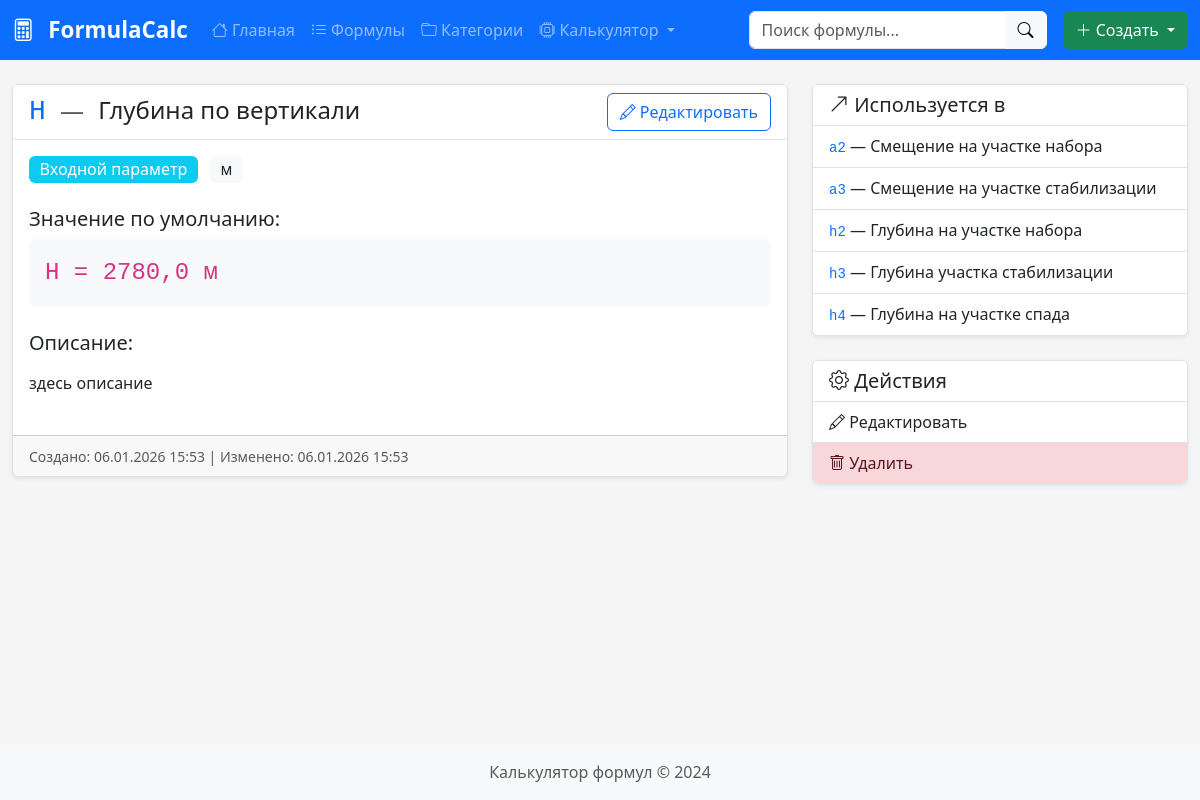
Screenshot of /formulas/1/ with the database file from the repository.
### formulas/models.py (models this page shows, shortened)
class Formula(models.Model):
    symbol = models.CharField(
        'Символ',
        max_length=50,
        unique=True,
        validators=[symbol_validator],
        help_text='Уникальный идентификатор (например: K, Re, alpha1)'
    )
    name = models.CharField(
        'Название',
        max_length=200,
        help_text='Понятное название формулы'
    )
    expression = models.TextField(
        'Выражение',
        blank=True,  # Разрешаем пустое значение
        default='',  # Значение по умолчанию
        help_text='Математическое выражение (например: R1 * (1 - cos(alpha)))'
    )
    unit = models.CharField(
        'Единица измерения',
        max_length=50,
        blank=True,
        help_text='Единица измерения результата (например: м, кг, Вт)'
    )
    description = models.TextField(
        'Описание',
        blank=True,
        help_text='Подробное описание формулы'
    )
    category = models.ForeignKey(
        Category,
        on_delete=models.SET_NULL,
        null=True,
        blank=True,
        related_name='formulas',
        verbose_name='Категория'
    )
    order = models.PositiveIntegerField(
        'Порядок',
        default=0
    )
    is_input = models.BooleanField(
        'Входной параметр',
        default=False,
        help_text='Если отмечено - это входное значение, а не вычисляемая формула'
    )
    default_value = models.FloatField(
        'Значение по умолчанию',
        null=True,
        blank=True
    )
    created_at = models.DateTimeField(auto_now_add=True)
    updated_at = models.DateTimeField(auto_now=True)
    class Meta:
        verbose_name = 'Формула'
        verbose_name_plural = 'Формулы'
        ordering = ['category', 'order', 'symbol']

### formulas/views.py (the view)
# urls.py: path('<int:pk>/', views.FormulaDetailView.as_view(), name='formula_detail'),
class FormulaDetailView(DetailView):
    model = Formula
    template_name = 'formulas/formula_detail.html'
    context_object_name = 'formula'
    def get_context_data(self, **kwargs):
        context = super().get_context_data(**kwargs)
        variables = FormulaParser.extract_variables(self.object.expression)
        context['extracted_variables'] = variables
        context['used_in'] = Formula.objects.filter(
            expression__contains=self.object.symbol
        ).exclude(pk=self.object.pk)
        all_formulas = Formula.objects.all()
        formula_symbols = {f.symbol for f in all_formulas}
        dependencies = [
            var for var in variables
            if var in formula_symbols
        ]
        context['dependencies'] = Formula.objects.filter(symbol__in=dependencies)
        return context

### formulas/services.py (called while the page is built, shortened)
    @classmethod
    def extract_variables(cls, expression: str) -> Set[str]:
        if not expression:
            return set()

### templates/formulas/formula_detail.html (shortened to what this page needs)
{% extends 'base.html' %}
{% block content %}
<div class="row">
    <div class="col-lg-8">
        <div class="card mb-4">
            <div class="card-header d-flex justify-content-between align-items-center">
                <h4 class="mb-0">
                    <code class="fs-3 text-primary">{{ formula.symbol }}</code>
                    <span class="text-muted mx-2">—</span>
                    {{ formula.name }}
                </h4>
                <div class="btn-group">
                    <a href="{% url 'formulas:formula_edit' formula.pk %}" class="btn btn-outline-primary">
                        <i class="bi bi-pencil"></i> Редактировать
                    </a>
                </div>
            </div>
            <div class="card-body">
                <div class="mb-4">
                    {% if formula.is_input %}
                    <span class="badge bg-info fs-6">Входной параметр</span>
                    {% else %}
                    <span class="badge bg-success fs-6">Вычисляемая формула</span>
                    {% endif %}
                    {% if formula.unit %}
                    <span class="badge bg-light text-dark fs-6 ms-2">{{ formula.unit }}</span>
                    {% endif %}
                </div>
                {% if not formula.is_input %}
                <div class="mb-4">
                    <h5>Формула:</h5>
                    <div class="p-4 bg-light rounded">
                        <code class="fs-4">{{ formula.symbol }} = {{ formula.expression }}</code>
                    </div>
                    <div class="mt-2 text-muted">
                        <strong>Красивый вид:</strong><br>
                        <span class="fs-5">{{ formula.symbol }} = {{ formula.get_display_expression }}</span>
                    </div>
                </div>
                {% else %}
                <div class="mb-4">
                    <h5>Значение по умолчанию:</h5>
                    <div class="p-3 bg-light rounded">
                        {% if formula.default_value is not None %}
                        <code class="fs-4">{{ formula.symbol }} = {{ formula.default_value }} {{ formula.unit }}</code>
                        {% else %}
                        <span class="text-muted">Не задано</span>
                        {% endif %}
                    </div>
                </div>
                {% endif %}
                {% if formula.description %}
                <div class="mb-4">
                    <h5>Описание:</h5>
                    <p>{{ formula.description|linebreaks }}</p>
                </div>
                {% endif %}
            </div>
            <div class="card-footer text-muted">
                <small>
                    Создано: {{ formula.created_at|date:"d.m.Y H:i" }} |
                    Изменено: {{ formula.updated_at|date:"d.m.Y H:i" }}
                </small>
            </div>
        </div>
    </div>
    <div class="col-lg-4">
        {% if used_in %}
        <div class="card mb-4">
            <div class="card-header">
                <h5 class="mb-0"><i class="bi bi-arrow-up-right"></i> Используется в</h5>
            </div>
            <ul class="list-group list-group-flush">
                {% for formula in used_in %}
                <li class="list-group-item">
                    <a href="{% url 'formulas:formula_detail' formula.pk %}" class="text-decoration-none">
                        <code>{{ formula.symbol }}</code>
                    </a>
                    — {{ formula.name }}
                </li>
                {% endfor %}
            </ul>
        </div>
        {% endif %}
        <div class="card">
            <div class="card-header">
                <h5 class="mb-0"><i class="bi bi-gear"></i> Действия</h5>
            </div>
            <div class="list-group list-group-flush">
                <a href="{% url 'formulas:formula_edit' formula.pk %}" class="list-group-item list-group-item-action">
                    <i class="bi bi-pencil"></i> Редактировать
                </a>
                <a href="{% url 'formulas:formula_delete' formula.pk %}" class="list-group-item list-group-item-action list-group-item-danger">
                    <i class="bi bi-trash"></i> Удалить
                </a>
            </div>
        </div>
    </div>
</div>
{% endblock %}

### static/css/style.css (style rules this page uses)
:root { --primary-color: #0d6efd; --success-color: #198754; --warning-color: #ffc107; --danger-color: #dc3545; --light-bg: #f8f9fa; --border-color: #dee2e6; }
body { min-height: 100vh; display: flex; flex-direction: column; background-color: #f5f5f5; }
.card { box-shadow: 0 0.125rem 0.25rem rgba(0, 0, 0, 0.075); border: 1px solid var(--border-color); }
.card-header { background-color: white; border-bottom: 1px solid var(--border-color); font-weight: 500; }
.badge { font-weight: 500; }

### rows the page displays
Formula: symbol "H", name "Глубина по вертикали", unit "м", default_value "2780,0", description "здесь описание", created_at "06.01.2026 15:53", updated_at "06.01.2026 15:53"
Formula: symbol "a2", name "Смещение на участке набора"
Formula: symbol "a3", name "Смещение на участке стабилизации"
Formula: symbol "h2", name "Глубина на участке набора"
Formula: symbol "h3", name "Глубина участка стабилизации"
Formula: symbol "h4", name "Глубина на участке спада"
